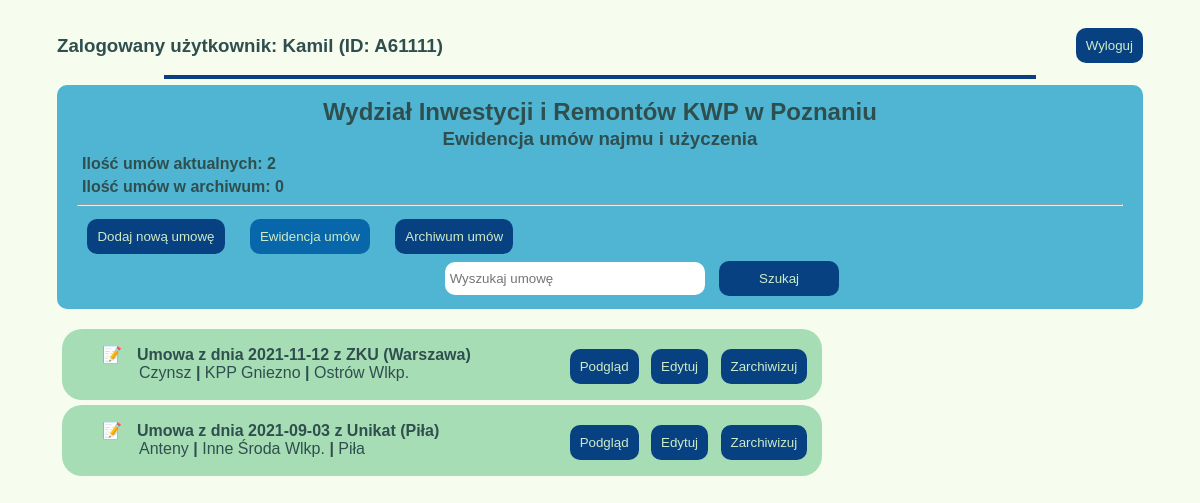
The page /umowy/ewidencja/ (signed in) on the database as committed earlier.
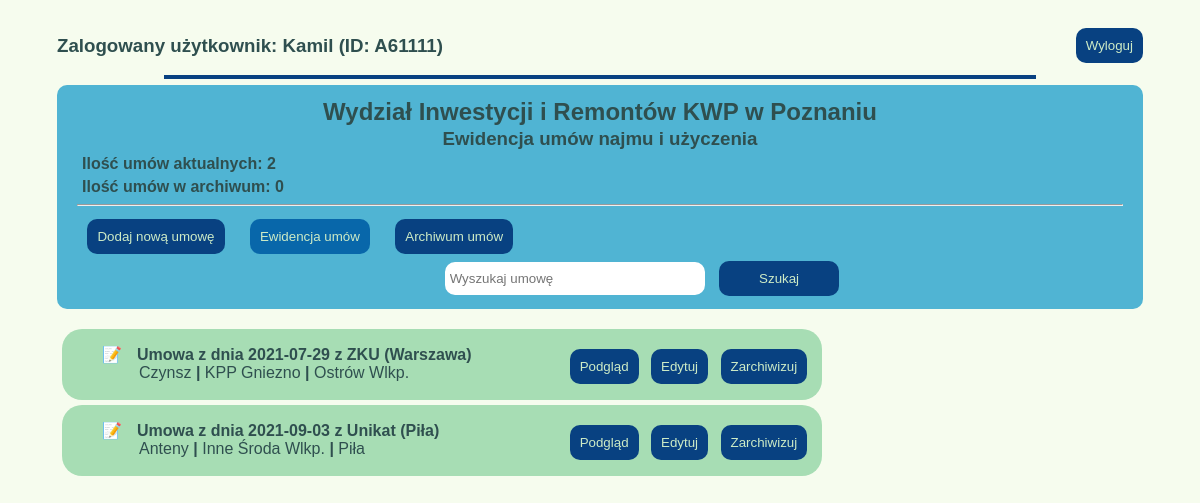
The same page on the database as committed later.
### umowyapp/models.py (models this page shows)
class Umowa(models.Model):
    data_umowy = models.DateField(null=False)
    nr_umowy = models.CharField(max_length=20, blank=True, default="BRAK")
    podstawa_prawna = models.ForeignKey(Podstawa_prawna, on_delete=models.CASCADE, blank=True)
    nazwa_uzyczajacego = models.CharField(max_length=30, null=True)
    adres_uzyczajacego = models.CharField(max_length=30, null=True)
    kod_pocztowy_uzyczajacego = models.CharField(max_length=6, null=True)
    miasto_uzyczajacego = models.CharField(max_length=20, null=True)
    okres_obowiazywania = models.DateField(blank=True, default="")
    typ_umowy = models.ForeignKey(Rodzaj_umowy, on_delete=models.CASCADE)
    pow_uzyczona = models.DecimalField(max_digits=4, decimal_places=2, null=True, blank=True)
    rodzaj_kosztow_prad = models.BooleanField()
    informacje_prad = models.TextField(blank=True, default="")
    rodzaj_kosztow_gaz = models.BooleanField()
    informacje_gaz = models.TextField(blank=True, default="")
    rodzaj_kosztow_woda = models.BooleanField()
    informacje_woda = models.TextField(blank=True, default="")
    rodzaj_kosztow_co = models.BooleanField()
    informacje_co = models.TextField(blank=True, default="")
    powiaty_jedn = models.ForeignKey(Powiaty_Wlkp, on_delete=models.CASCADE)
    rodzaj_jedn = models.ForeignKey(Rodzaje_jednostek, on_delete=models.CASCADE)
    adres_jedn = models.CharField(max_length=30, null=True)
    miasto_jedn = models.CharField(max_length=20, null=True)
    kod_pocztowy_jedn = models.CharField(max_length=6, null=True)
    skan_umowy = models.FileField(upload_to='umowy_pdf', null=True, blank=True)
    stan_umowy = models.ForeignKey(Stan_umow, on_delete=models.CASCADE, blank=False, default=1)
    uwagi = models.TextField(blank=True, default="")
    deleted = models.BooleanField(null=False, default=0)
    created = models.DateTimeField(auto_now_add=True)
    modified = models.DateTimeField(auto_now=True)
    autor = models.ForeignKey("auth.User", on_delete=models.CASCADE)
    def __str__(self):
        return self.umowa_z_data()
    def umowa_z_data(self):
        return "Umowa z dnia {} z {} ({})".format(self.data_umowy, self.nazwa_uzyczajacego, self.miasto_uzyczajacego)

class Rodzaj_umowy(models.Model):
    rodz_um = models.CharField(max_length=6, default="Czynsz")
    def __str__(self):
        return self.rodzaj_um()
    def rodzaj_um(self):
        return "{}".format(self.rodz_um)

class Rodzaje_jednostek(models.Model):
    rodzaj = models.CharField(max_length=4, null=False)
    def __str__(self):
        return self.rodzaj_jedn()
    def rodzaj_jedn(self):
        return "{}".format(self.rodzaj)

class Powiaty_Wlkp(models.Model):
    powiat = models.CharField(max_length=12, null=False)
    def __str__(self):
        return self.powiat_jedn()
    def powiat_jedn(self):
        return "{}".format(self.powiat)

### umowyapp/views.py (the view)
# urls.py: path('ewidencja/', wszystkie_umowy, name="wszystkie_umowy"),
@login_required
def wszystkie_umowy(request):
    wszystkie = Umowa.objects.filter(deleted=0)
    archiwalne = Umowa.objects.filter(deleted=1)
    return render(request, 'ewidencja.html', {'wszystkie': wszystkie, 'archiwalne': archiwalne})

### templates/ewidencja.html (shortened to what this page needs)
{%extends 'start.html'%}
{%block strona%}
<div class="ewidencja-title">
    <h2 class="title">Wydział Inwestycji i Remontów KWP w Poznaniu</h2>
    <h3 class="title">Ewidencja umów najmu i użyczenia</h3>
    <h4 class="info-umowy">Ilość umów aktualnych: {{wszystkie|length}}</h4>
    <h4 class="info-umowy">Ilość umów w archiwum: {{archiwalne|length}}</h4>
    <hr>
    <nav>
        <a href="{% url 'nowe_umowy'%}">
            <button class="button-general button-menu">Dodaj nową umowę</button></a>
        <a href="{% url 'wszystkie_umowy'%}">
            <button class="button-general button-menu active">Ewidencja umów</button></a>
        <a href="{% url 'archiwalne_umowy'%}">
            <button class="button-general button-menu">Archiwum umów</button></a>
        <form method="get" class="search">
            <input type="text"  placeholder="Wyszukaj umowę">
            <button class="button-general button-menu button-search" type="submit">Szukaj</button>
        </form>
    </nav>
</div>
{%for umowa in wszystkie%}
<main class="lista">
    <ul class="lista_umow">
        <li class="lista-option">
            <p class="znacznik"><b>{{umowa}} </b></p>
            <p class="info">{{umowa.typ_umowy}} <b>|</b> {{umowa.rodzaj_jedn}} {{umowa.miasto_jedn}} <b>|</b>
                {{umowa.powiaty_jedn}}</p>
        </li>
    </ul>
    <div>
        <a href="{% url 'podglad_umowy' umowa.id %}">
            <button class="button-general">Podgląd</button></a>
        <a href="{% url 'edytuj_umowe' umowa.id %}">
            <button class="button-general">Edytuj</button></a>
        <a href="{% url 'usun_umowe' umowa.id %}">
            <button class="button-general button-remove">Zarchiwizuj</button></a>
    </div>
</main>
{%endfor%}
{%endblock%}

Rows that differ between the two databases and show on the page:
changed Umowa "Gniezno": data_umowy+nazwa_uzyczajacego+miasto_uzyczajacego "Umowa z dnia 2021-11-12 z ZKU (Warszawa)" → "Umowa z dnia 2021-07-29 z ZKU (Warszawa)"
